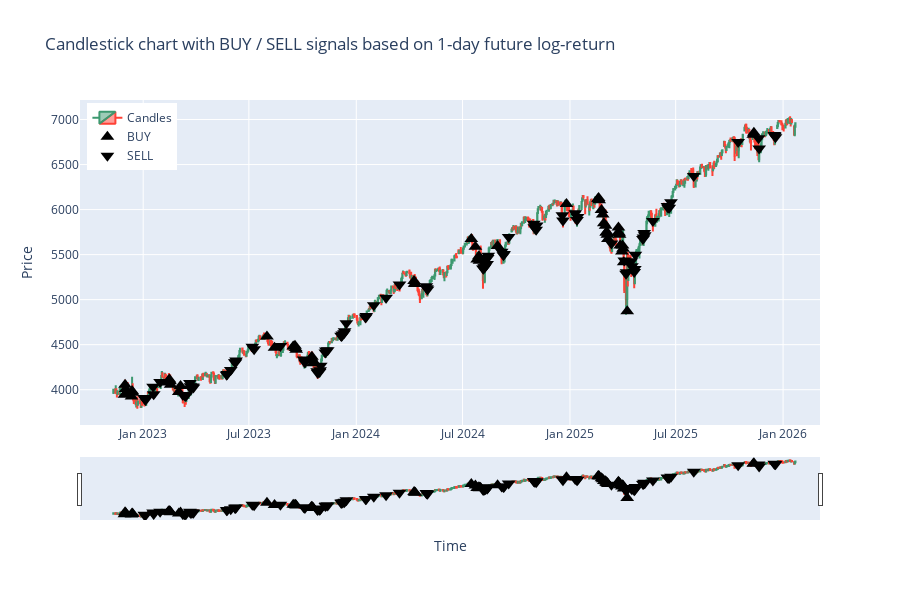

The code cell stored with this chart in its notebook:
### Code cell
df_slice = df_ta.iloc[split_idx:].copy()
# Identify signals
buy_signals = df_slice[test_df[best_label] == 1]
sell_signals = df_slice[test_df[best_label] ==2]
# Create candlestick figure
fig = go.Figure(data=[go.Candlestick(
    x=df_slice.index,   # use index for x-axis
    open=df_slice['Open'],
    high=df_slice['High'],
    low=df_slice['Low'],
    close=df_slice['Close'],
    name='Candles'
)])
# BUY signals (triangle-up)
fig.add_trace(go.Scatter(
    x=buy_signals.index,
    y=buy_signals['Low'],  # anchor near candle low
    mode='markers', 
    marker=dict(symbol='triangle-up', size=12, color='black'), 
    name='BUY'
))
# SELL signals (triangle-down)
fig.add_trace(go.Scatter(
    x=sell_signals.index,
    y=sell_signals['High'],  # anchor near candle high
    mode='markers', 
    marker=dict(symbol='triangle-down', size=12, color='black'),
    name='SELL'
))
fig.update_layout(
    title=f"Candlestick chart with BUY / SELL signals based on 1-day future log-return",
    xaxis_title="Time", 
    yaxis_title="Price", 
    height=600,
    legend=dict(x=0.01, y=0.99)
)
path = "xgboost_full_test.png"
fig.write_image("xgboost_full_test.png")
fig.show()
display(Image(filename=path)) # Display static image (GitHub-compatible)
